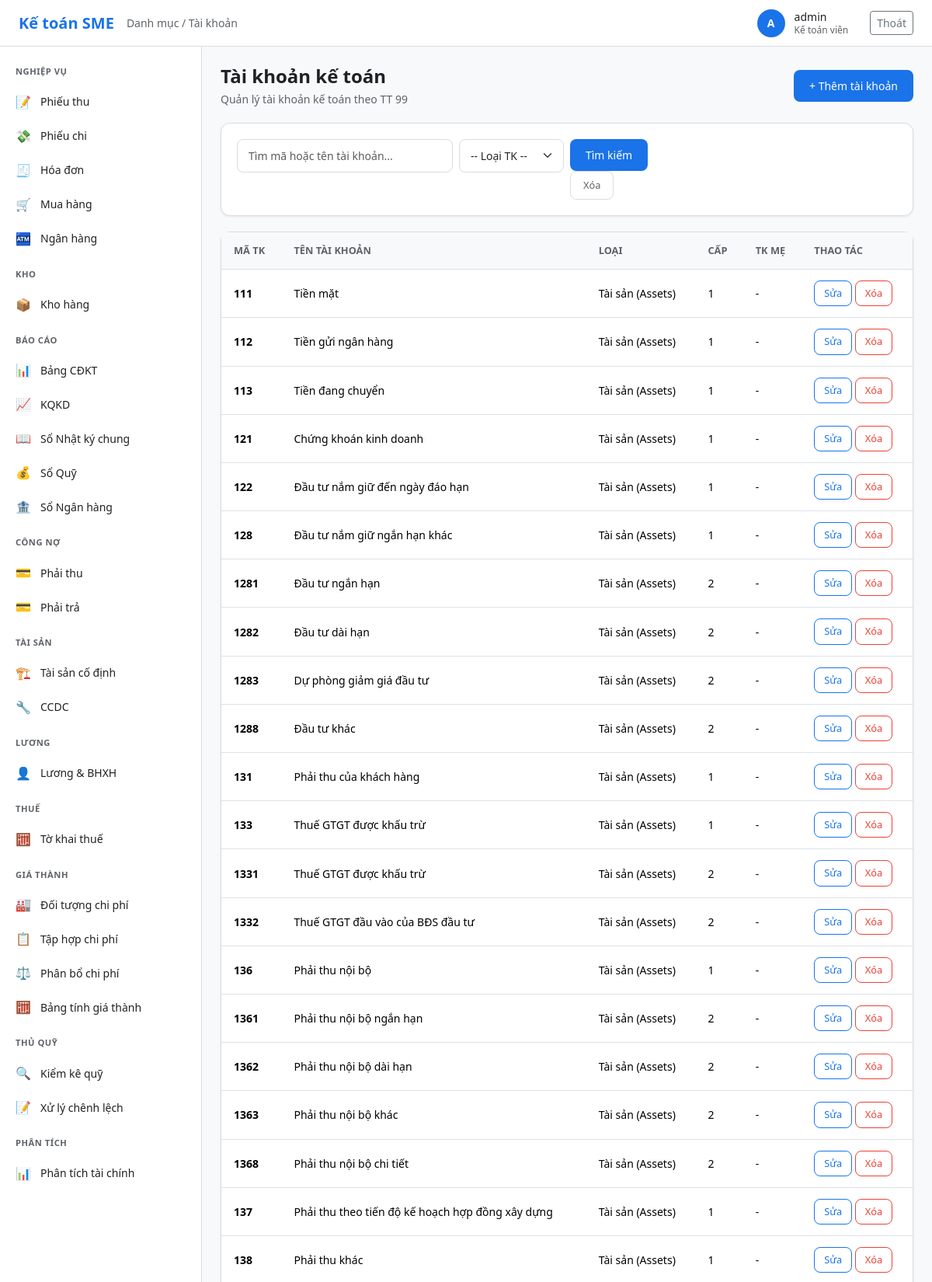
Screenshot of /danh-muc/tai-khoan/ (signed in, upper part) with the database file from the repository.
### apps/users/models.py (models this page shows, shortened)
class NguoiDung(AbstractUser):
    user_type = models.CharField(
        max_length=20,
        choices=UserType.choices,
        default=UserType.VIEWER,
        verbose_name=_("Loại người dùng"),
    )
    company = models.ForeignKey(
        "danh_muc.DonVi",
        on_delete=models.SET_NULL,
        null=True,
        blank=True,
        related_name="nhan_vien",
        verbose_name=_("Đơn vị"),
    )
    is_system_admin = models.BooleanField(
        default=False,
        verbose_name=_("Quản trị viên hệ thống"),
        help_text=_("Người dùng có quyền quản trị toàn bộ hệ thống"),
    )
    phone = models.CharField(
        max_length=20,
        blank=True,
        default="",
        verbose_name=_("Số điện thoại"),
    )
    department = models.CharField(
        max_length=100,
        blank=True,
        default="",
        verbose_name=_("Phòng ban"),
    )
    vai_tro = models.ForeignKey(
        "he_thong.VaiTro",
        on_delete=models.SET_NULL,
        null=True,
        blank=True,
        related_name="nguoi_dung",
        verbose_name=_("Vai trò"),
    )
    class Meta:
        verbose_name = _("Người dùng")
        verbose_name_plural = _("Người dùng")
        ordering = ["username"]

### apps/danh_muc/models.py (models this page shows, shortened)
class TaiKhoanKeToan(models.Model):
    LOAI_TAI_KHOAN_CHOICES = [
        ("tai_san", "Tài sản (Assets)"),
        ("no_phai_tra", "Nợ phải trả (Liabilities)"),
        ("von_chu_so_huu", "Vốn chủ sở hữu (Owner Equity)"),
        ("doanh_thu", "Doanh thu (Revenue)"),
        ("chi_phi", "Chi phí (Expenses)"),
        ("thu_nhap_khac", "Thu nhập khác"),
        ("chi_phi_khac", "Chi phí khác"),
        ("xac_dinh_kq", "Xác định kết quả"),
    ]
    ma_tai_khoan = models.CharField(
        max_length=10,
        unique=True,
        verbose_name="Mã tài khoản",
    )
    ten_tai_khoan = models.CharField(
        max_length=255,
        verbose_name="Tên tài khoản",
    )
    cap_do = models.IntegerField(
        choices=[(1, "Cấp 1"), (2, "Cấp 2")],
        verbose_name="Cấp độ",
    )
    tai_khoan_me = models.ForeignKey(
        "self",
        on_delete=models.PROTECT,
        null=True,
        blank=True,
        related_name="tai_khoan_con",
        verbose_name="Tài khoản mẹ",
    )
    loai_tai_khoan = models.CharField(
        max_length=20,
        choices=LOAI_TAI_KHOAN_CHOICES,
        verbose_name="Loại tài khoản",
    )
    mo_ta = models.TextField(
        blank=True,
        default="",
        verbose_name="Mô tả",
    )
    is_active = models.BooleanField(
        default=True,
        verbose_name="Hoạt động",
    )
    is_immutable = models.BooleanField(
        default=False,
        help_text="Prevents modification of seeded master data",
        verbose_name="Bất biến",
    )
    created_at = models.DateTimeField(
        auto_now_add=True,
        verbose_name="Ngày tạo",
    )
    updated_at = models.DateTimeField(
        auto_now=True,
        verbose_name="Ngày cập nhật",
    )
    created_by = models.CharField(
        max_length=150,
        blank=True,
        default="",
        verbose_name="Người tạo",
    )
    updated_by = models.CharField(
        max_length=150,
        blank=True,
        default="",
        verbose_name="Người cập nhật",
    )
    class Meta:
        ordering = ["ma_tai_khoan"]
        verbose_name = "Tài khoản kế toán"
        verbose_name_plural = "Tài khoản kế toán"

### apps/danh_muc/views.py (the view)
# urls.py: path("tai-khoan/", views.TaiKhoanListView.as_view(), name="taikhoan_list"),
class TaiKhoanListView(LoginRequiredMixin, ListView):
    model = TaiKhoanKeToan
    template_name = "danh_muc/taikhoan_list.html"
    context_object_name = "taikhoan_list"
    ordering = ["ma_tai_khoan"]
    paginate_by = 50
    def get_queryset(self):
        qs = super().get_queryset()
        search = self.request.GET.get("q", "").strip()
        loai = self.request.GET.get("loai", "")
        if search:
            qs = qs.filter(ma_tai_khoan__icontains=search) | qs.filter(
                ten_tai_khoan__icontains=search
            )
        if loai:
            qs = qs.filter(loai_tai_khoan=loai)
        return qs
    def get_context_data(self, **kwargs):
        ctx = super().get_context_data(**kwargs)
        ctx["search"] = self.request.GET.get("q", "")
        ctx["loai"] = self.request.GET.get("loai", "")
        return ctx

### templates/danh_muc/taikhoan_list.html (shortened to what this page needs)
{% extends "base.html" %}
{% block breadcrumb %}Danh mục / Tài khoản{% endblock %}
{% block content %}
<div class="page-header">
    <div>
        <h2>Tài khoản kế toán</h2>
        <p class="page-desc">Quản lý tài khoản kế toán theo TT 99</p>
    </div>
    <a href="{% url 'danh_muc:taikhoan_create' %}" class="btn btn-primary">+ Thêm tài khoản</a>
</div>
<div class="card">
    <div class="card-body">
        <form method="get" class="row g-2 mb-0">
            <div class="col-md-4">
                <input type="text" name="q" value="{{ search }}" class="form-control" placeholder="Tìm mã hoặc tên tài khoản...">
            </div>
            <div class="col-md-2">
                <select name="loai" class="form-select">
                    <option value="">-- Loại TK --</option>
                </select>
            </div>
            <div class="col-md-2">
                <button type="submit" class="btn btn-primary">Tìm kiếm</button>
                <a href="{% url 'danh_muc:taikhoan_list' %}" class="btn btn-outline-secondary">Xóa</a>
            </div>
        </form>
    </div>
</div>
<div class="card">
    <div class="card-body p-0">
        <table class="table mb-0">
            <thead>
                <tr><th>Mã TK</th><th>Tên tài khoản</th><th>Loại</th><th>Cấp</th><th>TK mẹ</th><th>Thao tác</th></tr>
            </thead>
            <tbody>
                {% for tk in taikhoan_list %}
                <tr>
                    <td><strong>{{ tk.ma_tai_khoan }}</strong></td>
                    <td>{{ tk.ten_tai_khoan }}</td>
                    <td>{{ tk.get_loai_tai_khoan_display }}</td>
                    <td>{{ tk.cap_do }}</td>
                    <td>{{ tk.tk_me.ma_tai_khoan|default:"-" }}</td>
                    <td>
                        <a href="{% url 'danh_muc:taikhoan_update' tk.pk %}" class="btn btn-sm btn-outline-primary">Sửa</a>
                        <a href="{% url 'danh_muc:taikhoan_delete' tk.pk %}" class="btn btn-sm btn-outline-danger">Xóa</a>
                    </td>
                </tr>
                {% empty %}
                <tr><td colspan="6" class="text-center text-muted">Chưa có tài khoản nào</td></tr>
                {% endfor %}
            </tbody>
        </table>
    </div>
</div>
{% endblock %}

### templates/base.html (shortened to what this page needs)
<!DOCTYPE html>
<html lang="vi">
<head>
    {% load django_bootstrap5 %}
    {% bootstrap_css %}
</head>
<body>
    <header class="app-header">
        <div class="header-left">
            <a href="{% url 'accounting:dashboard' %}" class="app-logo">
                Kế toán SME
            </a>
            <nav class="breadcrumb-nav">
                {% block breadcrumb %}{% endblock %}
            </nav>
        </div>
        <div class="header-right">
            <div class="user-menu">
                <div class="user-avatar">{{ user.username|make_list|first|upper|default:"?" }}</div>
                <div class="user-info">
                    <div class="user-name">{{ user.username|default:"Khách" }}</div>
                    <div class="user-role">
                        {% if user.is_superuser %}Quản trị viên
                        {% else %}Kế toán viên{% endif %}
                    </div>
                </div>
            </div>
            <a href="{% url 'accounting:logout' %}" class="btn btn-sm btn-outline-secondary">
                Thoát
            </a>
        </div>
    </header>
    <aside class="app-sidebar">
        <div class="sidebar-section">
            <div class="sidebar-section-title">Nghiệp vụ</div>
            <ul class="sidebar-menu">
                <li class="sidebar-item">
                    <a href="{% url 'nghiep_vu:phieu_thu_list' %}" class="sidebar-link">
                        <span class="icon">📝</span> Phiếu thu
                    </a>
                </li>
                <li class="sidebar-item">
                    <a href="{% url 'nghiep_vu:phieu_chi_list' %}" class="sidebar-link">
                        <span class="icon">💸</span> Phiếu chi
                    </a>
                </li>
                <li class="sidebar-item">
                    <a href="{% url 'nghiep_vu:hoa_don_list' %}" class="sidebar-link">
                        <span class="icon">🧾</span> Hóa đơn
                    </a>
                </li>
                <li class="sidebar-item">
                    <a href="{% url 'mua_hang:don_hang_list' %}" class="sidebar-link">
                        <span class="icon">🛒</span> Mua hàng
                    </a>
                </li>
                <li class="sidebar-item">
                    <a href="{% url 'ngan_hang:giay_bao_no_list' %}" class="sidebar-link">
                        <span class="icon">🏧</span> Ngân hàng
                    </a>
                </li>
            </ul>
        </div>
        <div class="sidebar-section">
            <div class="sidebar-section-title">Kho</div>
            <ul class="sidebar-menu">
                <li class="sidebar-item">
                    <a href="{% url 'kho:kho_list' %}" class="sidebar-link">
                        <span class="icon">📦</span> Kho hàng
                    </a>
                </li>
            </ul>
        </div>
        <div class="sidebar-section">
            <div class="sidebar-section-title">Báo cáo</div>
            <ul class="sidebar-menu">
                <li class="sidebar-item">
                    <a href="{% url 'bao_cao:bang_cdk' %}" class="sidebar-link">
                        <span class="icon">📊</span> Bảng CĐKT
                    </a>
                </li>
                <li class="sidebar-item">
                    <a href="{% url 'bao_cao:kqkd' %}" class="sidebar-link">
                        <span class="icon">📈</span> KQKD
                    </a>
                </li>
                <li class="sidebar-item">
                    <a href="{% url 'so_sach:nhat_ky_chung' %}" class="sidebar-link">
                        <span class="icon">📖</span> Sổ Nhật ký chung
                    </a>
                </li>
                <li class="sidebar-item">
                    <a href="{% url 'so_sach:so_quy' %}" class="sidebar-link">
                        <span class="icon">💰</span> Sổ Quỹ
                    </a>
                </li>
                <li class="sidebar-item">
                    <a href="{% url 'so_sach:so_ngan_hang' %}" class="sidebar-link">
                        <span class="icon">🏦</span> Sổ Ngân hàng
                    </a>
                </li>
            </ul>
        </div>
        <div class="sidebar-section">
            <div class="sidebar-section-title">Công nợ</div>
            <ul class="sidebar-menu">
                <li class="sidebar-item">
                    <a href="{% url 'cong_no:phai_thu_list' %}" class="sidebar-link">
                        <span class="icon">💳</span> Phải thu
                    </a>
                </li>
                <li class="sidebar-item">
                    <a href="{% url 'cong_no:phai_tra_list' %}" class="sidebar-link">
                        <span class="icon">💳</span> Phải trả
                    </a>
                </li>
            </ul>
        </div>
        <div class="sidebar-section">
            <div class="sidebar-section-title">Tài sản</div>
            <ul class="sidebar-menu">
                <li class="sidebar-item">
                    <a href="{% url 'tai_san:taisan_list' %}" class="sidebar-link">
                        <span class="icon">🏗️</span> Tài sản cố định
                    </a>
                </li>
                <li class="sidebar-item">
                    <a href="{% url 'ccdc:ccdc_list' %}" class="sidebar-link">
                        <span class="icon">🔧</span> CCDC
                    </a>
                </li>
            </ul>
        </div>
        <div class="sidebar-section">
            <div class="sidebar-section-title">Lương</div>
            <ul class="sidebar-menu">
                <li class="sidebar-item">
                    <a href="{% url 'luong:nhanvien_list' %}" class="sidebar-link">
                        <span class="icon">👤</span> Lương & BHXH
                    </a>
                </li>
            </ul>
        </div>
        <div class="sidebar-section">
            <div class="sidebar-section-title">Thuế</div>
            <ul class="sidebar-menu">
                <li class="sidebar-item">
                    <a href="{% url 'thue:to_khai_gtgt_list' %}" class="sidebar-link">
                        <span class="icon">🧮</span> Tờ khai thuế
                    </a>
                </li>
            </ul>
        </div>
        <div class="sidebar-section">
            <div class="sidebar-section-title">Giá thành</div>
            <ul class="sidebar-menu">
                <li class="sidebar-item">
                    <a href="{% url 'gia_thanh:doi_tuong_list' %}" class="sidebar-link">
                        <span class="icon">🏭</span> Đối tượng chi phí
                    </a>
                </li>
                <li class="sidebar-item">
                    <a href="{% url 'gia_thanh:tap_hop_chi_phi_list' %}" class="sidebar-link">
                        <span class="icon">📋</span> Tập hợp chi phí
                    </a>
                </li>
                <li class="sidebar-item">
                    <a href="{% url 'gia_thanh:phan_bo_chi_phi' %}" class="sidebar-link">
                        <span class="icon">⚖️</span> Phân bổ chi phí
                    </a>
                </li>
                <li class="sidebar-item">
                    <a href="{% url 'gia_thanh:bang_tinh_gia_thanh_list' %}" class="sidebar-link">
                        <span class="icon">🧮</span> Bảng tính giá thành
                    </a>
                </li>
            </ul>
        </div>
        <div class="sidebar-section">
            <div class="sidebar-section-title">Thủ quỹ</div>
            <ul class="sidebar-menu">
                <li class="sidebar-item">
                    <a href="{% url 'thu_quy:kiem_ke_quy_list' %}" class="sidebar-link">
                        <span class="icon">🔍</span> Kiểm kê quỹ
                    </a>
                </li>
                <li class="sidebar-item">
                    <a href="{% url 'thu_quy:xu_ly_chenh_lech' %}" class="sidebar-link">
                        <span class="icon">📝</span> Xử lý chênh lệch
                    </a>
                </li>
            </ul>
        </div>
        <div class="sidebar-section">
            <div class="sidebar-section-title">Phân tích</div>
            <ul class="sidebar-menu">
                <li class="sidebar-item">
                    <a href="{% url 'phan_tich:dashboard' %}" class="sidebar-link">
                        <span class="icon">📊</span> Phân tích tài chính
                    </a>
                </li>
            </ul>
        </div>
    </aside>
    <main class="app-main">
        {% block content %}{% endblock %}
    </main>
</body>
</html>

### rows the page displays
NguoiDung: username|make_list "A", username "admin"
TaiKhoanKeToan: ma_tai_khoan "111", ten_tai_khoan "Tiền mặt", loai_tai_khoan "Tài sản (Assets)", cap_do "1", tk_me.ma_tai_khoan "-"
TaiKhoanKeToan: ma_tai_khoan "112", ten_tai_khoan "Tiền gửi ngân hàng", loai_tai_khoan "Tài sản (Assets)", cap_do "1", tk_me.ma_tai_khoan "-"
TaiKhoanKeToan: ma_tai_khoan "113", ten_tai_khoan "Tiền đang chuyển", loai_tai_khoan "Tài sản (Assets)", cap_do "1", tk_me.ma_tai_khoan "-"
TaiKhoanKeToan: ma_tai_khoan "121", ten_tai_khoan "Chứng khoán kinh doanh", loai_tai_khoan "Tài sản (Assets)", cap_do "1", tk_me.ma_tai_khoan "-"
TaiKhoanKeToan: ma_tai_khoan "122", ten_tai_khoan "Đầu tư nắm giữ đến ngày đáo hạn", loai_tai_khoan "Tài sản (Assets)", cap_do "1", tk_me.ma_tai_khoan "-"
TaiKhoanKeToan: ma_tai_khoan "128", ten_tai_khoan "Đầu tư nắm giữ ngắn hạn khác", loai_tai_khoan "Tài sản (Assets)", cap_do "1", tk_me.ma_tai_khoan "-"
TaiKhoanKeToan: ma_tai_khoan "1281", ten_tai_khoan "Đầu tư ngắn hạn", loai_tai_khoan "Tài sản (Assets)", cap_do "2", tk_me.ma_tai_khoan "-"
TaiKhoanKeToan: ma_tai_khoan "1282", ten_tai_khoan "Đầu tư dài hạn", loai_tai_khoan "Tài sản (Assets)", cap_do "2", tk_me.ma_tai_khoan "-"
TaiKhoanKeToan: ma_tai_khoan "1283", ten_tai_khoan "Dự phòng giảm giá đầu tư", loai_tai_khoan "Tài sản (Assets)", cap_do "2", tk_me.ma_tai_khoan "-"
TaiKhoanKeToan: ma_tai_khoan "1288", ten_tai_khoan "Đầu tư khác", loai_tai_khoan "Tài sản (Assets)", cap_do "2", tk_me.ma_tai_khoan "-"
TaiKhoanKeToan: ma_tai_khoan "131", ten_tai_khoan "Phải thu của khách hàng", loai_tai_khoan "Tài sản (Assets)", cap_do "1", tk_me.ma_tai_khoan "-"
TaiKhoanKeToan: ma_tai_khoan "133", ten_tai_khoan "Thuế GTGT được khấu trừ", loai_tai_khoan "Tài sản (Assets)", cap_do "1", tk_me.ma_tai_khoan "-"
TaiKhoanKeToan: ma_tai_khoan "1331", ten_tai_khoan "Thuế GTGT được khấu trừ", loai_tai_khoan "Tài sản (Assets)", cap_do "2", tk_me.ma_tai_khoan "-"
TaiKhoanKeToan: ma_tai_khoan "1332", ten_tai_khoan "Thuế GTGT đầu vào của BĐS đầu tư", loai_tai_khoan "Tài sản (Assets)", cap_do "2", tk_me.ma_tai_khoan "-"
TaiKhoanKeToan: ma_tai_khoan "136", ten_tai_khoan "Phải thu nội bộ", loai_tai_khoan "Tài sản (Assets)", cap_do "1", tk_me.ma_tai_khoan "-"
TaiKhoanKeToan: ma_tai_khoan "1361", ten_tai_khoan "Phải thu nội bộ ngắn hạn", loai_tai_khoan "Tài sản (Assets)", cap_do "2", tk_me.ma_tai_khoan "-"
TaiKhoanKeToan: ma_tai_khoan "1362", ten_tai_khoan "Phải thu nội bộ dài hạn", loai_tai_khoan "Tài sản (Assets)", cap_do "2", tk_me.ma_tai_khoan "-"
TaiKhoanKeToan: ma_tai_khoan "1363", ten_tai_khoan "Phải thu nội bộ khác", loai_tai_khoan "Tài sản (Assets)", cap_do "2", tk_me.ma_tai_khoan "-"
TaiKhoanKeToan: ma_tai_khoan "1368", ten_tai_khoan "Phải thu nội bộ chi tiết", loai_tai_khoan "Tài sản (Assets)", cap_do "2", tk_me.ma_tai_khoan "-"
TaiKhoanKeToan: ma_tai_khoan "137", ten_tai_khoan "Phải thu theo tiến độ kế hoạch hợp đồng xây dựng", loai_tai_khoan "Tài sản (Assets)", cap_do "1", tk_me.ma_tai_khoan "-"
TaiKhoanKeToan: ma_tai_khoan "138", ten_tai_khoan "Phải thu khác", loai_tai_khoan "Tài sản (Assets)", cap_do "1", tk_me.ma_tai_khoan "-"
